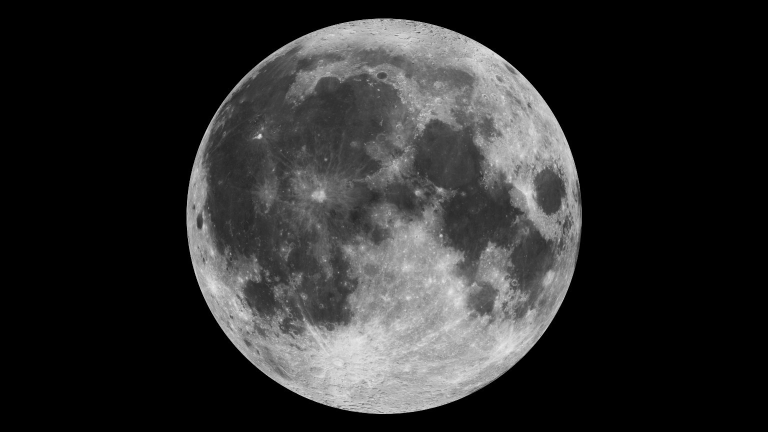
#> input picture GSFC_20171208_Archive_e001982~orig.jpg, 1536 x 864 px (shown at 1/2 size)
$ python generate_moon_density.py
#> lines starting #> are read from the running program, lines starting #| are printed output that depends on the picture; after the words box and inside, x2 and y2 are one past the last pixel; in counts of white or black regions, pixels touching at a corner belong together
### generate_moon_plate.py
#!/usr/bin/env python3
"""Photograph luminance -> dimensioned circular apertures for an etching mask.

The photograph is read as measurement data; the deliverables are vector circles.
No generated imagery, raster embedding, or random point placement is used.
"""

from __future__ import annotations

import argparse
from bisect import bisect_left
import gzip
import hashlib
import json
import math
from pathlib import Path
from xml.sax.saxutils import escape

import numpy as np
from PIL import Image, ImageOps
from reportlab.lib.units import mm
from reportlab.pdfgen.canvas import Canvas


ROOT = Path(__file__).resolve().parent


def number(value: float) -> str:
    return f"{value:.6f}".rstrip("0").rstrip(".") or "0"


# [27 lines left out: function arguments, not called in this run]


def cell_averages(array, centers, span, axis):
    """Exact box averages of piecewise constant source pixels along one axis."""
    a = np.moveaxis(array, axis, -1)
    integral = np.concatenate([np.zeros(a.shape[:-1] + (1,)), np.cumsum(a, axis=-1)], axis=-1)

    def at(points):
        points = np.clip(points, 0, a.shape[-1])
        indices = np.minimum(np.floor(points).astype(int), a.shape[-1]-1)
        return integral[..., indices] + (points-indices)*a[..., indices]

    left, right = centers+0.5-span/2, centers+0.5+span/2
    result = (at(right)-at(left))/span
    return np.moveaxis(result, -1, axis)


def quantize_areas(values, valid, radii, max_diameter, gamma):
    """Keep small-aperture tone with deterministic serpentine error diffusion."""
    types = [0] + [i for i in range(1, 256) if radii[i] > 0]
    types.sort(key=lambda i: radii[i])
    area = [(2*float(radii[i])/max_diameter)**2 for i in types]
    work = (values/255)**gamma
    levels = np.zeros(values.shape, dtype=np.uint8)
    height, width = values.shape
    for y in range(height):
        direction = 1 if y % 2 == 0 else -1
        cols = range(width) if direction == 1 else range(width-1, -1, -1)
        for x in cols:
            if not valid[y, x]:
                continue
            value = float(work[y, x])
            upper = min(bisect_left(area, value), len(area)-1)
            lower = max(0, upper-1)
            chosen = lower if abs(area[lower]-value) <= abs(area[upper]-value) else upper
            levels[y, x] = types[chosen]
            error = value-area[chosen]
            neighbors = [(y, x+direction, 7), (y+1, x-direction, 3),
                         (y+1, x, 5), (y+1, x+direction, 1)]
            neighbors = [(ny, nx, weight) for ny, nx, weight in neighbors
                         if 0 <= ny < height and 0 <= nx < width and valid[ny, nx]]
            total = sum(weight for _, _, weight in neighbors)
            if total:
                for ny, nx, weight in neighbors:
                    work[ny, nx] += error*weight/total
    return levels


def sample_image(args: argparse.Namespace) -> tuple:
    with Image.open(args.input) as source:
        gray = np.asarray(ImageOps.exif_transpose(source).convert("L"), dtype=np.float64)
    # The supplied photo has a black sky. Ignore JPEG ringing below 12/255.
    ys, xs = np.nonzero(gray > 12)
    if len(xs) == 0:
        raise ValueError("No Moon found against the black background")
    left, top, right, bottom = int(xs.min()), int(ys.min()), int(xs.max()+1), int(ys.max()+1)
    span = max(right-left, bottom-top)
    source_cx = (left + right - 1) / 2
    source_cy = (top + bottom - 1) / 2
    count = math.ceil(args.diameter_mm / args.pitch_mm - 1e-10)
    axis = np.round(args.border_mm + args.diameter_mm/2
                    + (np.arange(count) - (count-1)/2) * args.pitch_mm, 6)
    # Source array indices represent pixel centres. Keep the source orientation.
    source_x = source_cx + (axis-args.border_mm-args.diameter_mm/2)*span/args.diameter_mm
    source_y = source_cy + (axis-args.border_mm-args.diameter_mm/2)*span/args.diameter_mm
    cell_span_px = args.pitch_mm*span/args.diameter_mm
    values = cell_averages(cell_averages(gray, source_x, cell_span_px, 1),
                          source_y, cell_span_px, 0)
    # A radius library permits exact reuse in PDF. Type 1 is the exact minimum.
    # All other nonzero types follow the continuous area-to-tone relation.
    radii = np.round(args.max_hole_mm/2
                     * (np.arange(256, dtype=float)/255)**(args.gamma/2), 6)
    radii[2*radii < args.min_hole_mm] = 0
    radii[1] = round(args.min_hole_mm/2, 6)
    center = args.border_mm + args.diameter_mm/2
    distance = np.hypot(axis[:, None]-center, axis[None, :]-center)
    valid = ((values > 12)
             & (distance + args.max_hole_mm/2 <= args.diameter_mm/2 + 1e-10))
    levels = quantize_areas(values, valid, radii, args.max_hole_mm, args.gamma)
    radii[0] = 0
    if not np.any(levels):
        raise ValueError("No apertures survive the requested size limits")
    source_info = {
        "filename": args.input.name,
        "sha256": hashlib.sha256(args.input.read_bytes()).hexdigest(),
        "size_px": [gray.shape[1], gray.shape[0]],
        "moon_bbox_px_exclusive": [left, top, right, bottom],
        "moon_reference_diameter_px": span,
        "source_center_px": [source_cx, source_cy],
        "sampling": "source-pixel area average over each grid cell; EXIF orientation applied",
        "background_threshold_8bit": 12,
        "target_normalized_area_sum": float(np.sum((values[valid]/255)**args.gamma)),
        "valid_grid_cell_count": int(valid.sum()),
    }
    return axis, levels, radii, source_info


def geometry_summary(args, axis, levels, radii, source_info) -> dict:
    radius_map = radii[levels]
    counts = np.bincount(levels.ravel(), minlength=256)
    active = counts.copy()
    active[0] = 0
    holes = int(active.sum())
    used_radii = radii[active > 0]
    minimum_gap = math.inf
    for dy, dx in [(0, 1), (1, 0), (1, 1), (1, -1)]:
        if dx >= 0:
            a = radius_map[:radius_map.shape[0]-dy or None, :radius_map.shape[1]-dx or None]
            b = radius_map[dy:, dx:]
        else:
            a = radius_map[:-1, 1:]
            b = radius_map[1:, :-1]
        valid = (a > 0) & (b > 0)
        if valid.any():
            minimum_gap = min(minimum_gap, float((math.hypot(dx, dy)*args.pitch_mm-a-b)[valid].min()))
    area = float(np.sum(active*math.pi*radii**2))
    return {
        "source": source_info,
        "moon_diameter_mm": args.diameter_mm,
        "artwork_width_mm": args.diameter_mm + 2*args.border_mm,
        "artwork_height_mm": args.diameter_mm + 2*args.border_mm,
        "black_border_mm": args.border_mm,
        "pitch_mm": args.pitch_mm,
        "pitch_definition": "horizontal and vertical centre-to-centre, square grid",
        "diagonal_grid_distance_mm": args.pitch_mm*math.sqrt(2),
        "grid_size": [len(axis), len(axis)],
        "grid_first_center_mm": float(axis[0]),
        "grid_last_center_mm": float(axis[-1]),
        "hole_count": holes,
        "requested_min_hole_diameter_mm": args.min_hole_mm,
        "requested_max_hole_diameter_mm": args.max_hole_mm,
        "actual_min_hole_diameter_mm": float(2*used_radii.min()),
        "actual_max_hole_diameter_mm": float(2*used_radii.max()),
        "guaranteed_edge_gap_mm": args.pitch_mm-args.max_hole_mm,
        "actual_min_neighbor_edge_gap_mm": minimum_gap,
        "total_open_area_mm2": area,
        "open_area_fraction_of_moon_disk": area/(math.pi*(args.diameter_mm/2)**2),
        "polarity": "black = retained/opaque material; white = open aperture",
        "tone": "aperture area proportional to (source grayscale/255)^gamma; no contrast stretch",
        "gamma": args.gamma,
        "too_small_holes": "represented by fewer minimum-size holes using serpentine error diffusion",
        "boundary": "whole circle kept inside nominal Moon disk; no holes in the sky",
        "orientation": "same as source; no mirroring or rotation",
        "coordinate_precision_mm": 0.000001,
        "geometry_checks": {
            "positive_apertures": holes > 0,
            "non_overlapping": minimum_gap > 0,
            "pitch_preserved": bool(np.allclose(np.diff(axis), args.pitch_mm, atol=1e-9, rtol=0)),
        },
        "normalized_area_sum_error": float(np.sum(active*(2*radii/args.max_hole_mm)**2)
                                            - source_info["target_normalized_area_sum"]),
        "hole_count_by_type": {str(i): int(v) for i, v in enumerate(active) if v},
    }


def write_svg(path, size, axis, levels, radii, summary, dot_gray=1):
    dot_color = "#ffffff" if dot_gray else "#000000"
    background_color = "#000000" if dot_gray else "#ffffff"
    with path.open("w", encoding="utf-8", newline="\n") as out:
        out.write('<?xml version="1.0" encoding="UTF-8"?>\n')
        out.write(f'<svg xmlns="http://www.w3.org/2000/svg" width="{number(size)}mm" '
                  f'height="{number(size)}mm" viewBox="0 0 {number(size)} {number(size)}">\n')
        title = ("Moon etching mask - white apertures on black retained material" if dot_gray
                 else "Moon dot pattern - black dots on white background")
        out.write(f'<title>{title}</title>\n')
        out.write('<metadata>'+escape(json.dumps(summary, ensure_ascii=False))+'</metadata>\n')
        out.write(f'<rect id="retained-material" x="0" y="0" width="{number(size)}" '
                  f'height="{number(size)}" fill="{background_color}"/>\n')
        out.write(f'<g id="apertures" fill="{dot_color}" stroke="none">\n')
        radius_text = [number(r) for r in radii]
        axis_text = [number(v) for v in axis]
        for row_index, row in enumerate(levels):
            y = axis_text[row_index]
            out.writelines(f'<circle cx="{axis_text[col]}" cy="{y}" r="{radius_text[row[col]]}"/>\n'
                           for col in np.flatnonzero(row))
        out.write('</g>\n</svg>\n')
    with path.open("rb") as src, gzip.GzipFile(filename=str(path.with_suffix(".svgz")),
                                              mode="wb", mtime=0) as dst:
        while chunk := src.read(1024*1024):
            dst.write(chunk)


def write_pdf(path, size, axis, levels, radii, summary, dot_gray=1):
    canvas = Canvas(str(path), pagesize=(size*mm, size*mm), pageCompression=1, invariant=1)
    canvas.setTitle(f'Moon - diameter {number(summary["moon_diameter_mm"])} mm - pitch {number(summary["pitch_mm"])} mm')
    canvas.setAuthor("Tsukitou")
    canvas.setSubject(("White apertures on black background. " if dot_gray
                       else "Black dots on white background. ") + "Print at actual size / 100%.")
    # Reusing vector circle forms keeps a million-aperture PDF reasonably small.
    for level in sorted(int(k) for k in summary["hole_count_by_type"]):
        r = float(radii[level])
        canvas.beginForm(f"h{level}", -r, -r, r, r)
        canvas.setFillGray(dot_gray)
        canvas.circle(0, 0, r, stroke=0, fill=1)
        canvas.endForm()
    canvas.saveState()
    canvas.scale(mm, mm)
    canvas.translate(0, size)
    canvas.scale(1, -1)
    canvas.setFillGray(1-dot_gray)
    canvas.rect(0, 0, size, size, stroke=0, fill=1)
    prev_x = prev_y = 0.0
    for row_index, row in enumerate(levels):
        y = float(axis[row_index])
        for col in np.flatnonzero(row):
            x = float(axis[col])
            canvas.translate(round(x-prev_x, 6), round(y-prev_y, 6))
            canvas.doForm(f"h{row[col]}")
            prev_x, prev_y = x, y
    canvas.restoreState()
    canvas.showPage()
    canvas.save()


def write_detail_pdf(path, axis, levels, radii, crop, dot_gray=1):
    """Temporary QA page: exactly the same circles from a 2 mm square crop."""
    x0, y0, size = crop
    c = Canvas(str(path), pagesize=(size*mm, size*mm), pageCompression=1, invariant=1)
    c.scale(mm, mm)
    c.setFillGray(1-dot_gray)
    c.rect(0, 0, size, size, fill=1, stroke=0)
    c.setFillGray(dot_gray)
    rmax = float(radii.max())
    for iy in np.flatnonzero((axis >= y0-rmax) & (axis <= y0+size+rmax)):
        for ix in np.flatnonzero((axis >= x0-rmax) & (axis <= x0+size+rmax) & (levels[iy] > 0)):
            r = float(radii[levels[iy, ix]])
            c.circle(float(axis[ix])-x0, size-(float(axis[iy])-y0), r, fill=1, stroke=0)
    c.showPage()
    c.save()


# [109 lines left out: functions write_readme, main, not called in this run]


# [2 lines that do not run on import are left out]

### generate_moon_density.py
#!/usr/bin/env python3
"""Create coarser fixed-diameter Moon dots and an A4 print comparison."""

import json
from pathlib import Path
from types import SimpleNamespace

import numpy as np
from reportlab.lib.units import mm
from reportlab.pdfgen.canvas import Canvas

from generate_moon_plate import (
    ROOT, geometry_summary, number, quantize_areas, sample_image,
    write_detail_pdf, write_pdf, write_svg,
)

OUT = ROOT / "output" / "density"
TMP = ROOT / "tmp" / "pdfs"


def make_pattern(label, dot_mm, pitch_mm):
    args = SimpleNamespace(
        input=ROOT / "GSFC_20171208_Archive_e001982~orig.jpg",
        diameter_mm=50., pitch_mm=pitch_mm,
        min_hole_mm=dot_mm, max_hole_mm=dot_mm,
        border_mm=2., gamma=1., output_dir=OUT,
    )
    axis, levels, radii, source = sample_image(args)
    # Merge the equivalent minimum/maximum radius types into a single dot type.
    levels[levels > 0] = 1
    radii[:] = 0
    radii[1] = dot_mm/2
    summary = geometry_summary(args, axis, levels, radii, source)
    summary["dot_diameter_mm"] = dot_mm
    summary["border_mm"] = summary.pop("black_border_mm")
    summary["dot_color"] = "#000000"
    summary["background_color"] = "#ffffff"
    summary["tone"] = "Fixed dot diameter; local occupied-grid fraction follows source grayscale/255"
    summary["polarity"] = "Black dots on white background, matching the previous inverted version"
    summary["density_method"] = "Deterministic serpentine error diffusion; binary occupied/empty grid"
    summary.pop("too_small_holes")
    summary["occupied_grid_fraction"] = summary["hole_count"]/source["valid_grid_cell_count"]
    summary["previous_grid_pitch_mm"] = 0.1
    summary["previous_max_actual_diameter_mm"] = 0.076798
    stem = f"moon_50mm_fixed_{str(dot_mm).replace('.', 'p')}mm_pitch_{str(pitch_mm).replace('.', 'p')}mm"
    write_svg(OUT / (stem+".svg"), 54., axis, levels, radii, summary, dot_gray=0)
    # The extra-coarse standalone PDF is a rendering intermediate; its artwork
    # is available as SVG and at actual size in the A4 comparison PDF.
    pdf_dir = OUT if label == "STANDARD" else TMP
    pdf = pdf_dir / (stem+".pdf")
    write_pdf(pdf, 54., axis, levels, radii, summary, dot_gray=0)
    crop = (22., 22., 4.)
    write_detail_pdf(TMP / (stem+"_detail.pdf"), axis, levels, radii, crop, dot_gray=0)
    summary["detail_preview_crop_mm"] = {"x": crop[0], "y": crop[1], "width": 4., "height": 4.}
    (OUT / (stem+"_spec.json")).write_text(json.dumps(summary, ensure_ascii=False, indent=2)+"\n")
    points = [(float(axis[ix]), float(axis[iy])) for iy, ix in np.argwhere(levels > 0)]
    assert set(np.unique(radii[levels[levels > 0]])) == {dot_mm/2}
    print(json.dumps({"label": label, "stem": stem, "dots": len(points),
                      "diameter_mm": dot_mm, "pitch_mm": pitch_mm,
                      "minimum_edge_gap_mm": summary["actual_min_neighbor_edge_gap_mm"],
                      "density_sum_error": summary["normalized_area_sum_error"]}), flush=True)
    return dict(label=label, stem=stem, points=points, summary=summary, args=args, pdf=pdf)


def make_print_sheet(patterns):
    c = Canvas(str(OUT / "moon_density_print_test_A4.pdf"),
               pagesize=(210*mm, 297*mm), pageCompression=1, invariant=1)
    c.setTitle("Moon - fixed diameter dots - A4 print test at 100%")
    c.setAuthor("Tsukitou")
    c.scale(mm, mm)

    # [9 lines left out: functions text, line, not called in this run]

    text(24, 21, "MOON / UNIFORM DOTS", 18, True)
    text(24, 29, "Actual Moon diameter: 50 mm   |   Print at actual size / 100%", 10)
    line(24, 35, 186, 35, .7)
    for index, (p, left) in enumerate(zip(patterns, [27., 129.]), 1):
        d, pitch = p["args"].min_hole_mm, p["args"].pitch_mm
        text(left, 46, f"0{index} / {p['label']}", 11, True)
        text(left, 53, f"Dot {d:.2f} mm / Grid {pitch:.2f} mm", 9)
        c.setFillGray(0)
        for x, y in p["points"]:
            c.circle(left+x, 297-61-y, d/2, stroke=0, fill=1)
        text(left, 122, f"Clear gap: {pitch-d:.2f} mm minimum", 9)
        text(left, 128, f"{len(p['points']):,} equal-size dots", 9)
        text(left, 145, "GRID OCCUPANCY", 9, True)
        lib = np.zeros(256)
        lib[1] = d/2
        for i, fraction in enumerate([.2, .4, .6, .8, 1.]):
            w, h = 10., 8.
            nx, ny = int(w/pitch), int(h/pitch)
            present = quantize_areas(np.full((ny, nx), fraction*255),
                                     np.ones((ny, nx), dtype=bool), lib, d, 1.)
            xx = (w-(nx-1)*pitch)/2 + np.arange(nx)*pitch
            yy = (h-(ny-1)*pitch)/2 + np.arange(ny)*pitch
            for row, col in np.argwhere(present > 0):
                c.circle(left+i*11+xx[col], 297-150-yy[row], d/2, stroke=0, fill=1)
            text(left+i*11, 164, f"{fraction:.0%}", 8)
    text(24, 178, "Dots should stay round and separate, including in the densest patches.", 10)
    line(24, 187, 186, 187, .7)
    text(27, 200, "50 mm CALIBRATION", 10, True)
    line(27, 209, 77, 209, 0, .2)
    line(27, 207, 27, 211, 0, .2)
    line(77, 207, 77, 211, 0, .2)
    text(93, 205, "Measure between the two end ticks.", 9)
    text(93, 212, "The distance must be 50 mm.", 9)
    text(24, 236, "PRINTING", 10, True)
    for y, value in [(244, "Use actual size (100%). Disable Fit to page / Shrink to fit."),
                     (251, "Each Moon is a separate pattern. Each pattern uses one dot diameter."),
                     (258, "Black dots on white background. Density alone carries the lunar detail.")]:
        text(24, y, value, 9)
    c.showPage()
    c.save()


def main():
    OUT.mkdir(parents=True, exist_ok=True)
    TMP.mkdir(parents=True, exist_ok=True)
    patterns = [make_pattern("STANDARD", .15, .25),
                make_pattern("EXTRA COARSE", .20, .35)]
#> in sample_image, source is the input picture: PIL image 1536x864 RGB; min 0, max 243, mean 44.5
#> in sample_image, `left, top, right, bottom = int(xs.min()), int(ys.min()), int(xs.max()+..`: left = 373; top = 37; right = 1164; bottom = 828
#> in sample_image, `span = max(right-left, bottom-top)`: span = 791
#> in sample_image, `source_cx = (left + right - 1) / 2`: source_cx = 768
#> in sample_image, `source_cy = (top + bottom - 1) / 2`: source_cy = 432
#> in sample_image, `source_x = source_cx + (axis-args.border_mm-args.diameter_mm/2)*span/a..`: source_x = 200 values from 374.5 to 1161.5
#> in sample_image, `source_y = source_cy + (axis-args.border_mm-args.diameter_mm/2)*span/a..`: source_y = 200 values from 38.48 to 825.5
#> in sample_image, `cell_span_px = args.pitch_mm*span/args.diameter_mm`: cell_span_px = 3.96
#> in cell_averages, `integral = np.concatenate([np.zeros(a.shape[:-1] + (1,)), np.cumsum(a,..`:
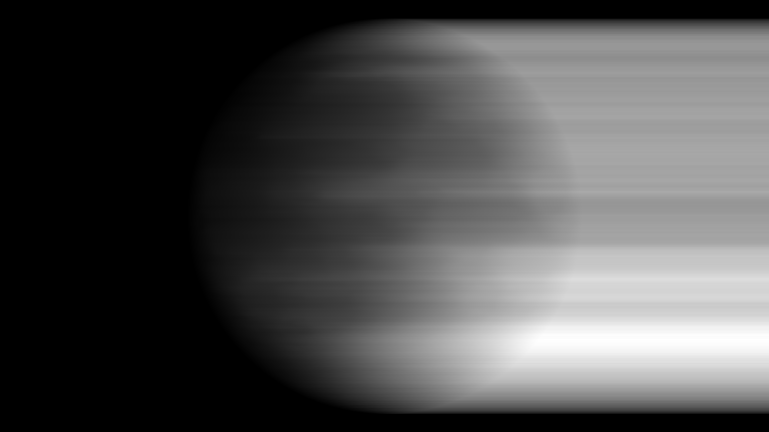
#> integral: shape (864, 1537) float64 (shown at 1/2 size); min 0, max 110561, mean 33110.7; drawn with min black and max white
#> in cell_averages, `left, right = centers+0.5-span/2, centers+0.5+span/2`: left = 200 values from 373 to 1160; right = 200 values from 377 to 1164
#> in at, `indices = np.minimum(np.floor(points).astype(int), a.shape[-1]-1)`: indices = 200 values from 376 to 1164
#> in at, `return integral[..., indices] + (points-indices)*a[..., indices]`:
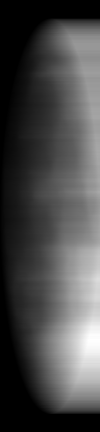
#> returned value: shape (864, 200) float64 (shown at 1/2 size); min 0, max 110561, mean 32319.6; drawn with min black and max white
#> call 2 of cell_averages, with centers = array of shape (200,), span = 3.96, axis = 0
#> in cell_averages (call 2), `integral = np.concatenate([np.zeros(a.shape[:-1] + (1,)), np.cumsum(a,..`:
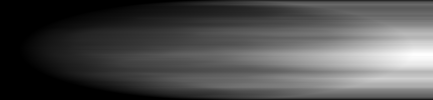
#> integral: shape (200, 865) float64 (shown at 1/2 size); min 0, max 114313.8, mean 35050.5; drawn with min black and max white
#> in cell_averages (call 2), `left, right = centers+0.5-span/2, centers+0.5+span/2`: left = 200 values from 37 to 824; right = 200 values from 40.96 to 828
#> in at (call 3), `indices = np.minimum(np.floor(points).astype(int), a.shape[-1]-1)`: indices = 200 values from 40 to 828
#> in at (call 3), `return integral[..., indices] + (points-indices)*a[..., indices]`:
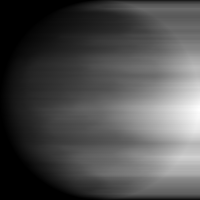
#> returned value: shape (200, 200) float64; min 0, max 114306.5, mean 35071.1; drawn with min black and max white
#> in sample_image, `valid = ((values > 12) & (distance + args.max_hole_mm/2 <= args.diamet..`:
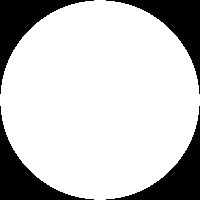
#> valid: shape (200, 200) bool; 78.1% white; 4 black regions, box (x1, y1, x2, y2) and area: (0, 0, 94, 94) 2194, (106, 0, 200, 94) 2194, (0, 106, 94, 200) 2194, (106, 106, 200, 200) 2194
#> after the loop in quantize_areas, `for y in range(height):`:
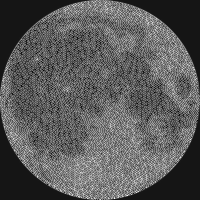
#> work: shape (200, 200) float64; min -0.121, max 1.29, mean 0.384; drawn with min black and max white
#> in make_pattern, `axis, levels, radii, source = sample_image(args)`: axis = 200 values from 2.12 to 51.88; radii = 256 values, max 0.075 at index 1, min 0 at index 0, mean 0.000586; source = 10 items
#> in geometry_summary, `counts = np.bincount(levels.ravel(), minlength=256)`: counts = 256 values, max 25333 at index 0, min 0 at index 2, mean 156.2
#> in geometry_summary, `active = counts.copy()`: active has the same summary as counts
#> in geometry_summary, `holes = int(active.sum())`: holes = 14667
#> in geometry_summary, `used_radii = radii[active > 0]`: used_radii = [0.075]
#> the loop in geometry_summary, `for dy, dx in [(0, 1), (1, 0), (1, 1), (1, -1)]:` made 4 passes
#> pass 2, in geometry_summary, `a = radius_map[:radius_map.shape[0]-dy or None, :radius_map.shape[1]-d..`:
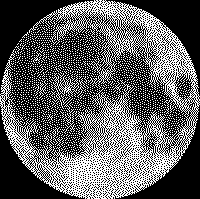
#> a: shape (199, 200) float64; values 0 (black) and 0.075 (white), 36.8% white in thin lines or dots
#> in geometry_summary, `area = float(np.sum(active*math.pi*radii**2))`: area = 259.2
#> in make_pattern, `summary = geometry_summary(args, axis, levels, radii, source)`: summary = 30 items
#> (the rest of the program and of its run is left out)
